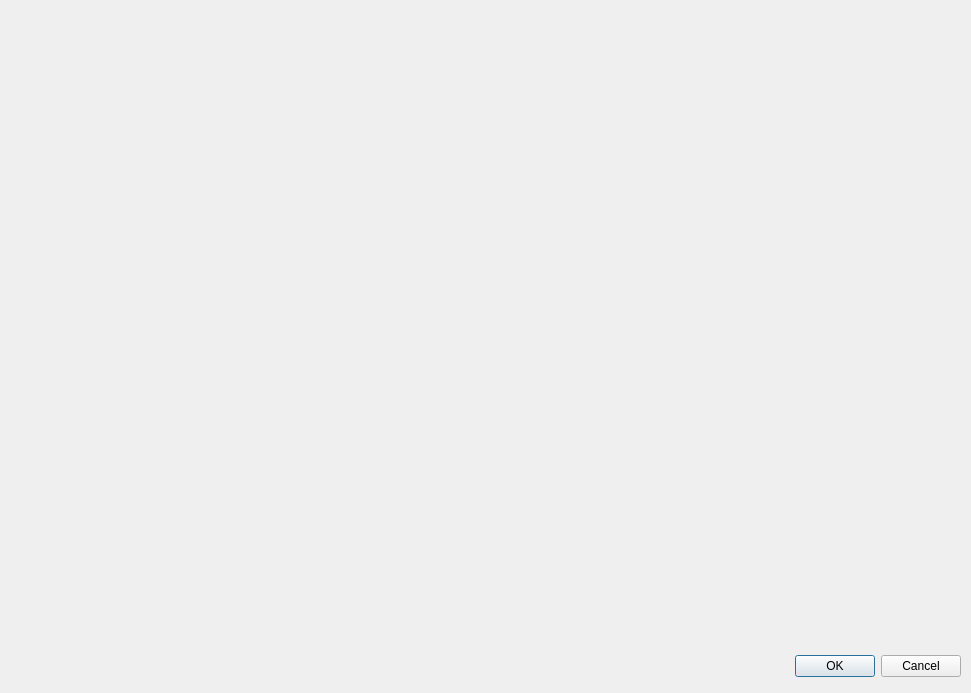
<?xml version="1.0" encoding="UTF-8"?>
<ui version="4.0">
 <class>AnimationFrameEditor</class>
 <widget class="QDialog" name="AnimationFrameEditor">
  <property name="geometry">
   <rect>
    <x>0</x>
    <y>0</y>
    <width>971</width>
    <height>693</height>
   </rect>
  </property>
  <property name="windowTitle">
   <string>Animation Frame Editor</string>
  </property>
  <widget class="QWidget" name="layoutWidget">
   <property name="geometry">
    <rect>
     <x>610</x>
     <y>650</y>
     <width>351</width>
     <height>33</height>
    </rect>
   </property>
   <layout class="QHBoxLayout">
    <property name="spacing">
     <number>6</number>
    </property>
    <property name="leftMargin">
     <number>0</number>
    </property>
    <property name="topMargin">
     <number>0</number>
    </property>
    <property name="rightMargin">
     <number>0</number>
    </property>
    <property name="bottomMargin">
     <number>0</number>
    </property>
    <item>
     <spacer>
      <property name="orientation">
       <enum>Qt::Horizontal</enum>
      </property>
      <property name="sizeHint" stdset="0">
       <size>
        <width>131</width>
        <height>31</height>
       </size>
      </property>
     </spacer>
    </item>
    <item>
     <widget class="QPushButton" name="okButton">
      <property name="text">
       <string>OK</string>
      </property>
     </widget>
    </item>
    <item>
     <widget class="QPushButton" name="cancelButton">
      <property name="text">
       <string>Cancel</string>
      </property>
     </widget>
    </item>
   </layout>
  </widget>
 </widget>
 <resources/>
 <connections>
  <connection>
   <sender>okButton</sender>
   <signal>clicked()</signal>
   <receiver>AnimationFrameEditor</receiver>
   <slot>accept()</slot>
   <hints>
    <hint type="sourcelabel">
     <x>278</x>
     <y>253</y>
    </hint>
    <hint type="destinationlabel">
     <x>96</x>
     <y>254</y>
    </hint>
   </hints>
  </connection>
  <connection>
   <sender>cancelButton</sender>
   <signal>clicked()</signal>
   <receiver>AnimationFrameEditor</receiver>
   <slot>reject()</slot>
   <hints>
    <hint type="sourcelabel">
     <x>369</x>
     <y>253</y>
    </hint>
    <hint type="destinationlabel">
     <x>179</x>
     <y>282</y>
    </hint>
   </hints>
  </connection>
 </connections>
</ui>
